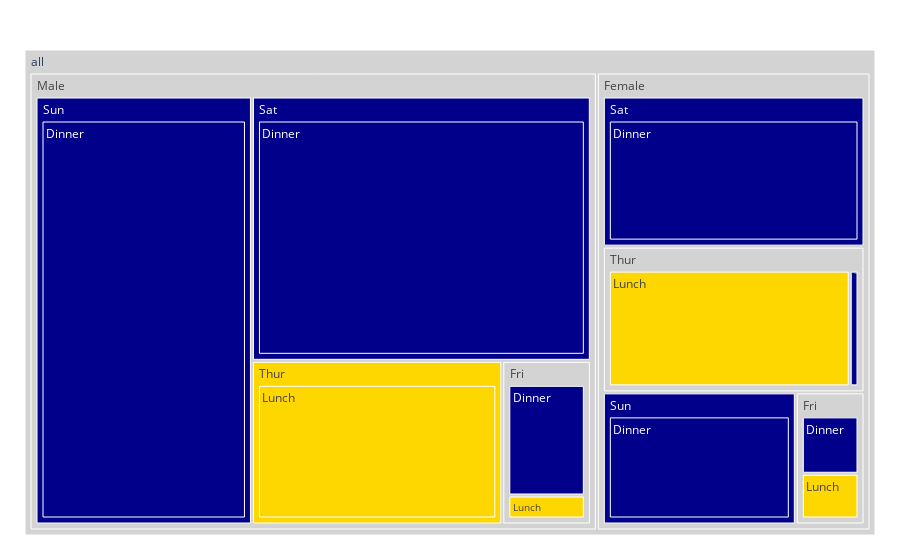

Write notebook code for a chart like this one.
### Code cell
import plotly.express as px
df = px.data.tips()
fig = px.treemap(df, path=[px.Constant("all"), 'sex', 'day', 'time'], 
                 values='total_bill', color='time',
                  color_discrete_map={'(?)':'lightgrey', 'Lunch':'gold', 'Dinner':'darkblue'})
fig.update_layout(margin = dict(t=50, l=25, r=25, b=25))
fig.show()

### Figure 1 — Plotly figure (JSON) as saved in the notebook; plotly's stock layout.template omitted (floating-point values rounded to 4 significant figures)
{"data": [{"branchvalues": "total", "customdata": [["Dinner"], ["(?)"], ["Lunch"], ["(?)"], ["Dinner"], ["Dinner"], ["Dinner"], ["Dinner"], ["(?)"], ["(?)"], ["Lunch"], ["Lunch"], ["Lunch"], ["Lunch"], ["Dinner"], ["Dinner"], ["Dinner"], ["Dinner"], ["Dinner"], ["Dinner"], ["(?)"], ["(?)"]], "domain": {"x": [0, 1], "y": [0, 1]}, "hovertemplate": "labels=%{label}<br>total_bill=%{value}<br>parent=%{parent}<br>id=%{id}<br>time=%{customdata[0]}<extra></extra>", "ids": ["all/Female/Fri/Dinner", "all/Female", "all/Male/Thur", "all/Female/Thur", "all/Male/Sun", "all/Female/Sun", "all/Male/Sat", "all/Female/Sat", "all/Male/Fri", "all/Female/Fri", "all/Male/Thur/Lunch", "all/Female/Thur/Lunch", "all/Male/Fri/Lunch", "all/Female/Fri/Lunch", "all/Female/Thur/Dinner", "all/Male/Sun/Dinner", "all/Female/Sun/Dinner", "all/Male/Sat/Dinner", "all/Female/Sat/Dinner", "all/Male/Fri/Dinner", "all/Male", "all"], "labels": ["Dinner", "Female", "Thur", "Thur", "Sun", "Sun", "Sat", "Sat", "Fri", "Fri", "Lunch", "Lunch", "Lunch", "Lunch", "Dinner", "Dinner", "Dinner", "Dinner", "Dinner", "Dinner", "Male", "all"], "marker": {"colors": ["darkblue", "lightgrey", "gold", "lightgrey", "darkblue", "darkblue", "darkblue", "darkblue", "lightgrey", "lightgrey", "gold", "gold", "gold", "gold", "darkblue", "darkblue", "darkblue", "darkblue", "darkblue", "darkblue", "lightgrey", "lightgrey"]}, "name": "", "parents": ["all/Female/Fri", "all", "all/Male", "all/Female", "all/Male", "all/Female", "all/Male", "all/Female", "all/Male", "all/Female", "all/Male/Thur", "all/Female/Thur", "all/Male/Fri", "all/Female/Fri", "all/Female/Thur", "all/Male/Sun", "all/Female/Sun", "all/Male/Sat", "all/Female/Sat", "all/Male/Fri", "all", ""], "type": "treemap", "values": [71.55, 1571.0, 561.4, 534.9, 1269.0, 357.7, 1227.0, 551.0, 198.6, 127.3, 561.4, 516.1, 34.16, 55.76, 18.78, 1269.0, 357.7, 1227.0, 551.0, 164.4, 3257.0, 4828.0]}], "layout": {"legend": {"tracegroupgap": 0}, "margin": {"b": 25, "l": 25, "r": 25, "t": 50}}}
